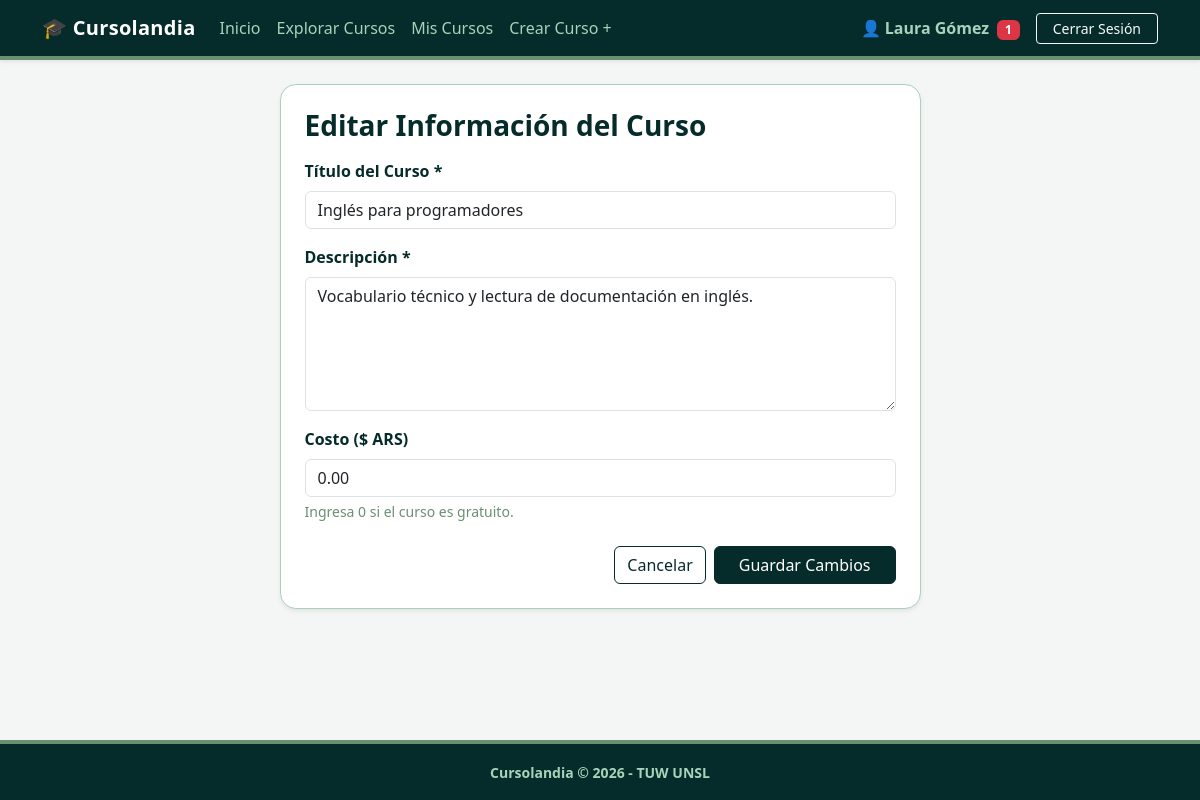
Screenshot of /index.php?action=editar_curso&id=4 (signed in) with the database file from the repository.
### tables this page shows
CREATE TABLE `cursos` (
  `id` int(10) UNSIGNED NOT NULL,
  `creador_id` int(10) UNSIGNED NOT NULL,
  `titulo` varchar(150) NOT NULL,
  `descripcion` text NOT NULL,
  `costo` decimal(10,2) NOT NULL DEFAULT 0.00,
  `cupo` smallint(5) UNSIGNED DEFAULT NULL,
  `es_publico` tinyint(1) NOT NULL DEFAULT 1,
  `fecha_inicio` date NOT NULL,
  `fecha_fin` date NOT NULL,
  `fecha_creacion` datetime NOT NULL DEFAULT current_timestamp()
);

### app/controllers/CursoController.php (called while the page is built, shortened)
<?php
require_once __DIR__ . '/../models/Curso.php';
class CursoController {
    public static function mostrarEditarCurso() {
        $cursoId = (int)($_GET['id'] ?? 0);
        $curso = Curso::obtenerPorId($cursoId);
        require_once __DIR__ . '/../views/cursos/editar.php';
    }
}
?>

### app/models/Curso.php (called while the page is built, shortened)
<?php
class Curso {
    public static function obtenerPorId($cursoId) {
        $db = conectar();
        $sql = "SELECT c.*, u.nombre AS creador_nombre, u.apellido AS creador_apellido, u.plan_id AS creador_plan,
                u.imagen_perfil AS creador_imagen,
                GROUP_CONCAT(DISTINCT e.nombre SEPARATOR ', ') AS etiquetas
                FROM cursos c
                JOIN usuarios u ON c.creador_id = u.id
                LEFT JOIN curso_etiquetas ce ON c.id = ce.curso_id
                LEFT JOIN etiquetas e ON ce.etiqueta_id = e.id
                WHERE c.id = ?
                GROUP BY c.id, u.nombre, u.apellido, u.plan_id, u.imagen_perfil";
        $stmt = mysqli_prepare($db, $sql);
        mysqli_stmt_bind_param($stmt, "i", $cursoId);
        mysqli_stmt_execute($stmt);
        $curso = mysqli_fetch_assoc(mysqli_stmt_get_result($stmt));
        return $curso;
    }
}
?>

### app/views/cursos/editar.php (the view, shortened to what this page needs)
<?php
require_once __DIR__ . '/../layouts/header.php';
?>
<div class="row justify-content-center">
    <div class="col-lg-7">
        <div class="card card-cursolandia shadow-sm rounded-4">
            <div class="card-body p-4">
                <h3 class="fw-bold text-evergreen mb-3">Editar Información del Curso</h3>
                <form action="index.php?action=actualizar_curso" method="POST">
                    <div class="mb-3">
                        <label class="form-label fw-semibold text-evergreen">Título del Curso *</label>
                        <input type="text" name="titulo" class="form-control" required maxlength="150"
                               value="<?= htmlspecialchars($curso['titulo']) ?>">
                    </div>
                    <div class="mb-3">
                        <label class="form-label fw-semibold text-evergreen">Descripción *</label>
                        <textarea name="descripcion" class="form-control" rows="5" required><?= htmlspecialchars($curso['descripcion']) ?></textarea>
                    </div>
                    <div class="mb-4">
                        <label class="form-label fw-semibold text-evergreen">Costo ($ ARS)</label>
                        <input type="number" name="costo" class="form-control" step="0.01" min="0"
                               value="<?= htmlspecialchars($curso['costo']) ?>">
                        <div class="form-text text-olive">Ingresa 0 si el curso es gratuito.</div>
                    </div>
                    <div class="d-flex justify-content-end gap-2">
                        <a href="index.php?action=detalle_curso&id=<?= $curso['id'] ?>" class="btn btn-outline-evergreen">
                            Cancelar
                        </a>
                        <button type="submit" class="btn btn-evergreen px-4">Guardar Cambios</button>
                    </div>
                </form>
            </div>
        </div>
    </div>
</div>
<?php require_once __DIR__ . '/../layouts/footer.php'; ?>

### public/css/style.css (style rules this page uses)
:root { --color-evergreen: #052B2A; --color-olive: #6B8F71; --color-celadon: #AAD2BA; --color-mint: #B9F5D8; --color-fondo: #F4F6F5; }
body.bg-cursolandia { background-color: var(--color-fondo); color: var(--color-evergreen); }
.btn-evergreen { background-color: var(--color-evergreen); border-color: var(--color-evergreen); color: #FFFFFF; transition: all 0.2s ease; }
.btn-outline-evergreen { color: var(--color-evergreen); border-color: var(--color-evergreen); background-color: transparent; }
.card-cursolandia { background-color: #FFFFFF; border: 1px solid var(--color-celadon); }
.text-evergreen { color: var(--color-evergreen) !important; }
.text-olive { color: var(--color-olive) !important; }

### rows the page displays
cursos: titulo "Inglés para programadores", descripcion "Vocabulario técnico y lectura de documentación en inglés.", costo "0.00"

### other values shown
$_SESSION['usuario_nom'] "Laura Gómez"
$noLeidas "1"
